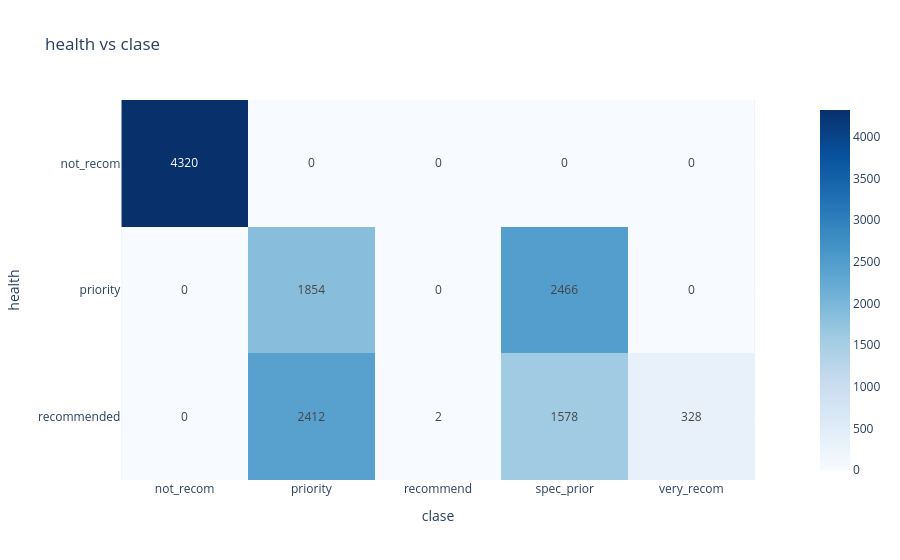

This figure's notebook cell:
### Code cell
# @title ¿Por qué no usar la clase "not_recom"?
# Tabla cruzada entre el atributo health y la clase
tabla= pd.crosstab(df['health'], df['clase'])
display(tabla)
fig= px.imshow(tabla, text_auto=True, color_continuous_scale='Blues',
               title='health vs clase')
fig.show()
# Las 4320 muestras con health = not_recom son EXACTAMENTE las de la clase not_recom.
# Un único atributo separa perfectamente esa clase: el problema not_recom vs very_recom
# sería trivial (100% de acierto). Por eso se elige la siguiente clase mayoritaria: "priority"

### Figure 1 — Plotly figure (JSON) as saved in the notebook; plotly's stock layout.template omitted (floating-point values rounded to 4 significant figures)
{"data": [{"coloraxis": "coloraxis", "hovertemplate": "clase: %{x}<br>health: %{y}<br>color: %{z}<extra></extra>", "name": "0", "texttemplate": "%{z}", "type": "heatmap", "x": ["not_recom", "priority", "recommend", "spec_prior", "very_recom"], "xaxis": "x", "y": ["not_recom", "priority", "recommended"], "yaxis": "y", "z": [[4320, 0, 0, 0, 0], [0, 1854, 0, 2466, 0], [0, 2412, 2, 1578, 328]]}], "layout": {"coloraxis": {"autocolorscale": false, "colorscale": [[0, "rgb(247,251,255)"], [0.125, "rgb(222,235,247)"], [0.25, "rgb(198,219,239)"], [0.375, "rgb(158,202,225)"], [0.5, "rgb(107,174,214)"], [0.625, "rgb(66,146,198)"], [0.75, "rgb(33,113,181)"], [0.875, "rgb(8,81,156)"], [1, "rgb(8,48,107)"]]}, "title": {"text": "health vs clase"}, "xaxis": {"anchor": "y", "constrain": "domain", "domain": [0, 1], "scaleanchor": "y", "title": {"text": "clase"}}, "yaxis": {"anchor": "x", "autorange": "reversed", "constrain": "domain", "domain": [0, 1], "title": {"text": "health"}}}}
